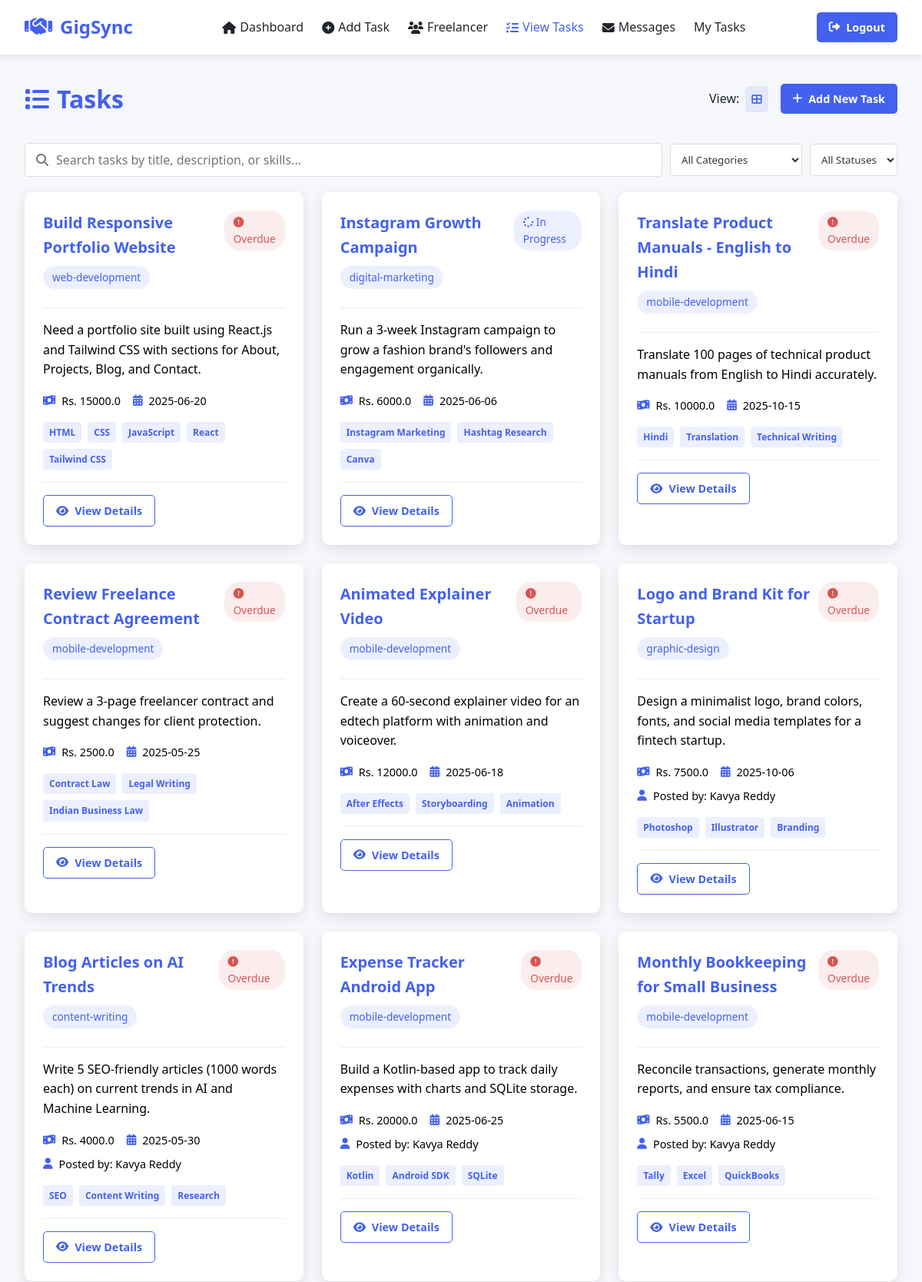
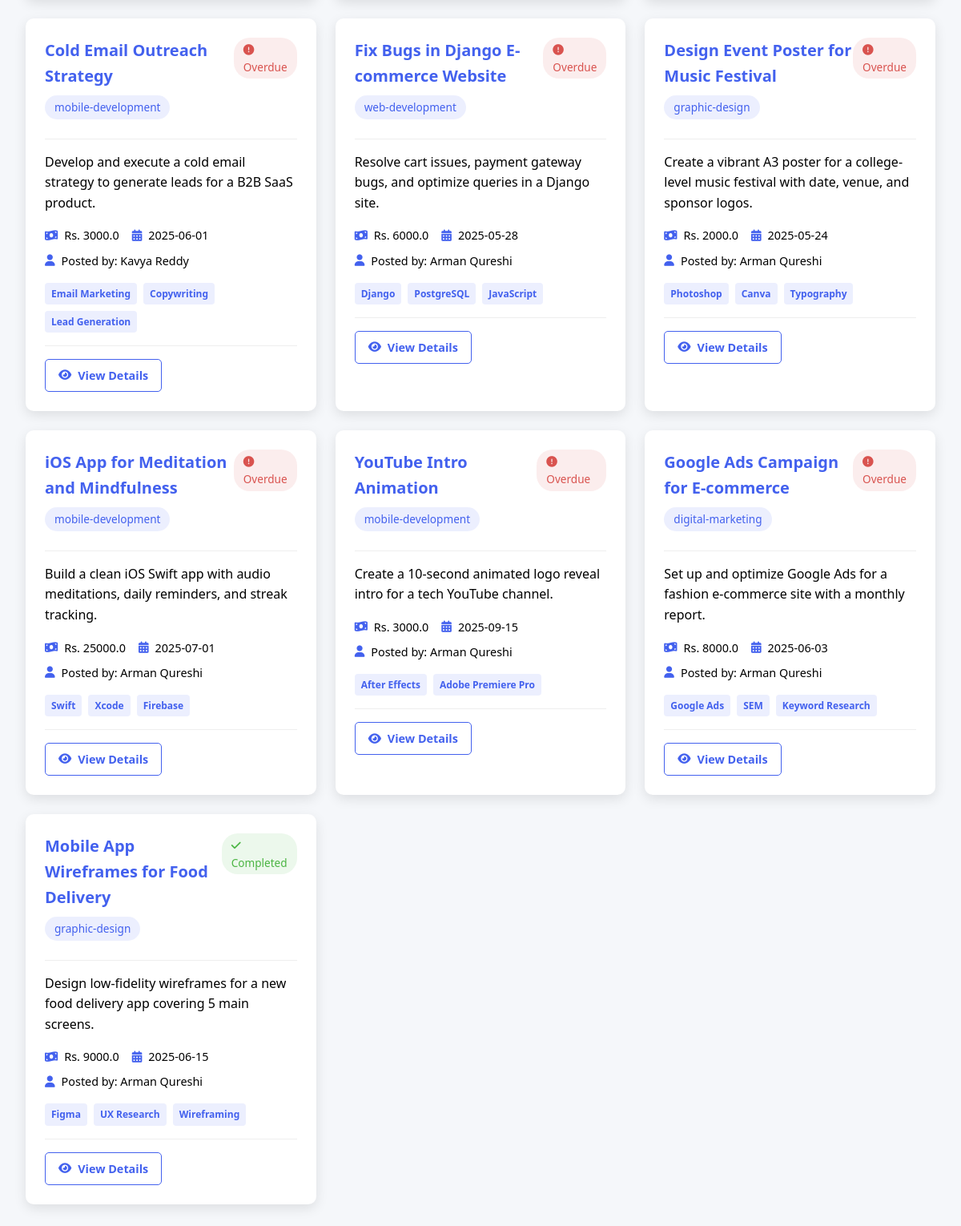
Screenshot of /view_task with the database file from the repository (2 pictures, top to bottom).
### tables this page shows
CREATE TABLE tasks (
        id INTEGER PRIMARY KEY AUTOINCREMENT,
        title TEXT NOT NULL,
        category TEXT NOT NULL,
        description TEXT NOT NULL,
        budget REAL,
        deadline TEXT,
        skills TEXT,
        assigned_to TEXT,
        status TEXT DEFAULT 'Pending',
        created_at TIMESTAMP DEFAULT CURRENT_TIMESTAMP,
        creator_id INTEGER
    );

CREATE TABLE freelancers (
        id INTEGER PRIMARY KEY AUTOINCREMENT,
        name TEXT NOT NULL,
        email TEXT UNIQUE NOT NULL,
        skills TEXT,
        password TEXT,
        points TEXT,
        experiance TEXT,
        rating TEXT,
        joined_at TIMESTAMP DEFAULT CURRENT_TIMESTAMP
    );

### app.py (the view)
@app.route('/view_task')
def view_task():
    connection = sqlite3.connect('task_manager.db')
    connection.row_factory = sqlite3.Row  # Enables dict-style access
    cursor = connection.cursor()
    cursor.execute('''
        SELECT t.*, em.name AS employer_name
        FROM tasks t
        LEFT JOIN freelancers em ON t.creator_id = em.id
    ''')
    tasks = cursor.fetchall()
    return render_template('view_task.html', tasks=tasks)

### templates/view_task.html (shortened to what this page needs)
<!DOCTYPE html>
<html lang="en">
<head>
    <link rel="stylesheet" href="https://cdnjs.cloudflare.com/ajax/libs/font-awesome/6.4.0/css/all.min.css">
    <link rel="stylesheet" href="{{ url_for('static', filename='css/view_task.css') }}">
</head>
<body>
    <nav class="navbar">
        <a href="/employer_dashboard" class="logo">
            <i class="fas fa-handshake"></i> GigSync
        </a>
        <ul class="nav-links">
            <li><a href="/employer_dashboard"><i class="fas fa-home"></i> Dashboard</a></li>
            <li><a href="/tasks"><i class="fas fa-plus-circle"></i>Add Task</a></li>
            <li><a href="/freelancer_list"><i class="fas fa-users"></i> Freelancer</a></li>
            <li><a href="/view_task" class="active"><i class="fas fa-tasks"></i>View Tasks</a></li>
            <li><a href="/messages"><i class="fas fa-envelope"></i> Messages</a></li>
            <li><a href="/my_tasks">My Tasks</a></li>
        </ul>
        <div class="user-profile">
            <a href="/" style="text-decoration: none;" class="btn btn-primary"><i class="fas fa-sign-out-alt"></i> Logout</a>
        </div>
    </nav>
    <div class="container">
        <div class="page-header">
            <h1><i class="fas fa-list"></i> Tasks</h1>
            <div class="view-toggle">
                <span>View:</span>
                <button class="view-toggle-btn active" id="cardViewBtn" title="Card View">
                    <i class="fas fa-th-large"></i>
                </button>
            </div>
            <a href="/tasks" class="btn btn-primary">
                <i class="fas fa-plus"></i> Add New Task
            </a>
        </div>
        <div class="search-bar">
            <div class="search-input">
                <i class="fas fa-search"></i>
                <input type="text" id="searchInput" placeholder="Search tasks by title, description, or skills...">
            </div>
            <div class="filter-options">
                <select id="categoryFilter">
                    <option value="">All Categories</option>
                </select>
                <select id="statusFilter">
                    <option value="">All Statuses</option>
                </select>
            </div>
        </div>
        <div class="task-cards" id="card-view">
            {% for row in tasks %}
            <div class="task-card" data-title="{{ row['title'] }}" data-description="{{ row['description'] }}" data-category="{{ row['category'] }}" data-status="{{ row['status'] }}" data-skills="{{ row['skills'] }}">
                <div class="task-card-header">
                    <div>
                        <div class="task-title">{{ row['title'] }}</div>
                        <div class="task-category">{{ row['category'] }}</div>
                    </div>
                    <div>
                        {% if row['status'] == 'pending' %}
                            <span class="task-status status-pending"><i class="fas fa-clock"></i> Pending</span>
                        {% elif row['status'] == 'in-progress' %}
                            <span class="task-status status-in-progress"><i class="fas fa-spinner fa-spin"></i> In Progress</span>
                        {% elif row['status'] == 'completed' %}
                            <span class="task-status status-completed"><i class="fas fa-check"></i> Completed</span>
                        {% else %}
                            <span class="task-status status-overdue"><i class="fas fa-exclamation-circle"></i> Overdue</span>
                        {% endif %}
                    </div>
                </div>
                <div class="task-content">
                    <div class="task-description">{{ row['description'] }}</div>
                    <div class="task-info">
                        <div class="task-info-item">
                            <i class="fas fa-money-bill-wave"></i> Rs. {{ row['budget'] }}
                        </div>
                        <div class="task-info-item">
                            <i class="fas fa-calendar-alt"></i> {{ row['deadline'] }}
                        </div>
                        {% if row['employer_name'] %}
                            <div class="task-info-item">
                                <i class="fas fa-user"></i> Posted by: {{ row['employer_name'] }}
                            </div>
                        {% endif %}
                    </div>
                    <div class="task-skills">
                        {% for skill in row['skills'].split(',') %}
                            <span class="skill-badge">{{ skill }}</span>
                        {% endfor %}
                    </div>
                </div>
                <div class="task-footer">
                    <a href="/view_task_details/{{ row['id'] }}" class="btn btn-outline">
                        <i class="fas fa-eye"></i> View Details
                    </a>
                </div>
            </div>
            {% endfor %}
        </div>
    </div>
</body>
</html>

### rows the page displays
tasks: title "Build Responsive Portfolio Website", category "web-development", status "Overdue", description "Need a portfolio site built using React.js and Tailwind CSS with sections for About, Projects, Blog, and Contact.", budget "15000.0", deadline "2025-06-20", skill "HTML" "CSS" "JavaScript" "React" "Tailwind CSS"
tasks: title "Instagram Growth Campaign", category "digital-marketing", status "in-progress" (drawn), description "Run a 3-week Instagram campaign to grow a fashion brand's followers and engagement organically.", budget "6000.0", deadline "2025-06-06", skill "Instagram Marketing" "Hashtag Research" "Canva"
tasks: title "Translate Product Manuals - English to Hindi", category "mobile-development", status "Overdue", description "Translate 100 pages of technical product manuals from English to Hindi accurately.", budget "10000.0", deadline "2025-10-15", skill "Hindi" "Translation" "Technical Writing"
tasks: title "Review Freelance Contract Agreement", category "mobile-development", status "Overdue", description "Review a 3-page freelancer contract and suggest changes for client protection.", budget "2500.0", deadline "2025-05-25", skill "Contract Law" "Legal Writing" "Indian Business Law"
tasks: title "Animated Explainer Video", category "mobile-development", status "Overdue", description "Create a 60-second explainer video for an edtech platform with animation and voiceover.", budget "12000.0", deadline "2025-06-18", skill "After Effects" "Storyboarding" "Animation"
tasks: title "Logo and Brand Kit for Startup", category "graphic-design", status "Overdue", description "Design a minimalist logo, brand colors, fonts, and social media templates for a fintech startup.", budget "7500.0", deadline "2025-10-06", employer_name "Kavya Reddy", skill "Photoshop" "Illustrator" "Branding"
tasks: title "Blog Articles on AI Trends", category "content-writing", status "Overdue", description "Write 5 SEO-friendly articles (1000 words each) on current trends in AI and Machine Learning.", budget "4000.0", deadline "2025-05-30", employer_name "Kavya Reddy", skill "SEO" "Content Writing" "Research"
tasks: title "Expense Tracker Android App", category "mobile-development", status "Overdue", description "Build a Kotlin-based app to track daily expenses with charts and SQLite storage.", budget "20000.0", deadline "2025-06-25", employer_name "Kavya Reddy", skill "Kotlin" "Android SDK" "SQLite"
tasks: title "Monthly Bookkeeping for Small Business", category "mobile-development", status "Overdue", description "Reconcile transactions, generate monthly reports, and ensure tax compliance.", budget "5500.0", deadline "2025-06-15", employer_name "Kavya Reddy", skill "Tally" "Excel" "QuickBooks"
tasks: title "Cold Email Outreach Strategy", category "mobile-development", status "Overdue", description "Develop and execute a cold email strategy to generate leads for a B2B SaaS product.", budget "3000.0", deadline "2025-06-01", employer_name "Kavya Reddy", skill "Email Marketing" "Copywriting" "Lead Generation"
tasks: title "Fix Bugs in Django E-commerce Website", category "web-development", status "Overdue", description "Resolve cart issues, payment gateway bugs, and optimize queries in a Django site.", budget "6000.0", deadline "2025-05-28", employer_name "Arman Qureshi", skill "Django" "PostgreSQL" "JavaScript"
tasks: title "Design Event Poster for Music Festival", category "graphic-design", status "Overdue", description "Create a vibrant A3 poster for a college-level music festival with date, venue, and sponsor logos.", budget "2000.0", deadline "2025-05-24", employer_name "Arman Qureshi", skill "Photoshop" "Canva" "Typography"
tasks: title "iOS App for Meditation and Mindfulness", category "mobile-development", status "Overdue", description "Build a clean iOS Swift app with audio meditations, daily reminders, and streak tracking.", budget "25000.0", deadline "2025-07-01", employer_name "Arman Qureshi", skill "Swift" "Xcode" "Firebase"
tasks: title "YouTube Intro Animation", category "mobile-development", status "Overdue", description "Create a 10-second animated logo reveal intro for a tech YouTube channel.", budget "3000.0", deadline "2025-09-15", employer_name "Arman Qureshi", skill "After Effects" "Adobe Premiere Pro"
tasks: title "Google Ads Campaign for E-commerce", category "digital-marketing", status "Overdue", description "Set up and optimize Google Ads for a fashion e-commerce site with a monthly report.", budget "8000.0", deadline "2025-06-03", employer_name "Arman Qureshi", skill "Google Ads" "SEM" "Keyword Research"
tasks: title "Mobile App Wireframes for Food Delivery", category "graphic-design", status "completed" (drawn), description "Design low-fidelity wireframes for a new food delivery app covering 5 main screens.", budget "9000.0", deadline "2025-06-15", employer_name "Arman Qureshi", skill "Figma" "UX Research" "Wireframing"
